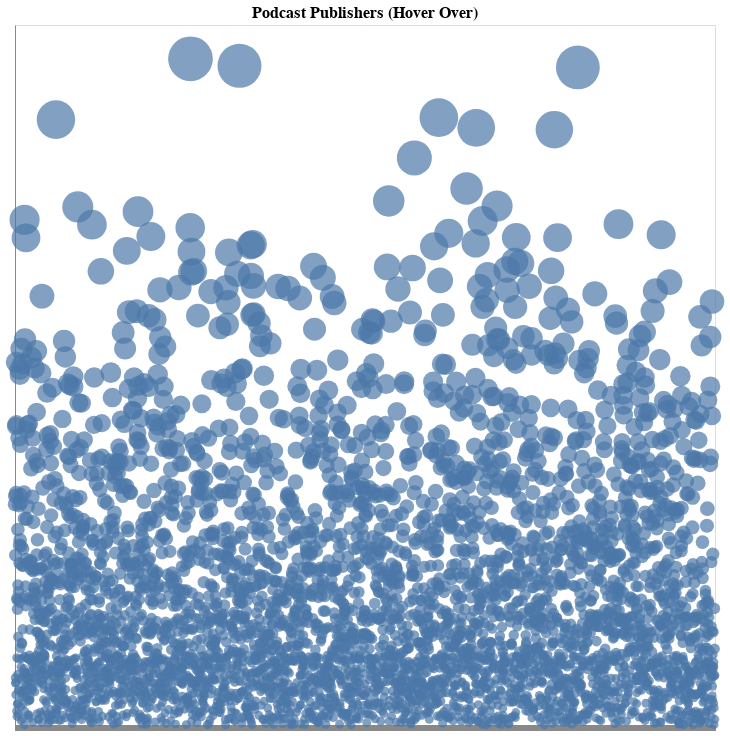

Write notebook code for a chart like this one.
### Code cell
import altair as alt
import pandas as pd
import numpy as np

# Create a scatter plot with circles to represent the categorical table
circle_table = alt.Chart(df_pub.sample(5000)).mark_circle().encode(
    x=alt.X('publisher:O', axis=alt.Axis(labels=False, title='')),
    y=alt.Y('Number of Episodes Jitter:Q', scale=alt.Scale(type='log'), axis=alt.Axis(labels=False, title='')),
    size=alt.Size('CircleSize:Q', scale=alt.Scale(range=[5, 2000]), legend=None),  # Adjust size range as needed
    #color=alt.Color('publisher:N', legend=None),
    color=alt.Color(scale=alt.Scale(scheme='blueorange-8')),
    tooltip=['publisher:N', 'Number of Episodes:Q','Number of Shows:Q']  # Add a tooltip with 'Category' and 'Value'
).properties(
    width=700,
    height=700,
    title='Podcast Publishers (Hover Over)'
).configure_title(
    fontSize=16,
    anchor='middle'
).configure_axis(
    grid=False  # Remove gridlines
).configure_axisY(
    ticks=False
)

circle_table

### Figure 1 — Vega-Lite specification as saved in the notebook (floating-point values rounded to 4 significant figures; data arrays with more than 128 entries replaced by an {"elided": "..."} marker saying what was removed)
{"config": {"view": {"continuousWidth": 300, "continuousHeight": 300}, "axis": {"grid": false}, "axisY": {"ticks": false}, "title": {"anchor": "middle", "fontSize": 16}}, "data": {"name": "data-da5c7de84bb798aafcf1bcc5ba6f6e46"}, "mark": {"type": "circle"}, "encoding": {"color": {"scale": {"scheme": "blueorange-8"}}, "size": {"field": "CircleSize", "legend": null, "scale": {"range": [5, 2000]}, "type": "quantitative"}, "tooltip": [{"field": "publisher", "type": "nominal"}, {"field": "Number of Episodes", "type": "quantitative"}, {"field": "Number of Shows", "type": "quantitative"}], "x": {"axis": {"labels": false, "title": ""}, "field": "publisher", "type": "ordinal"}, "y": {"axis": {"labels": false, "title": ""}, "field": "Number of Episodes Jitter", "scale": {"type": "log"}, "type": "quantitative"}}, "height": 700, "title": "Podcast Publishers (Hover Over)", "width": 700, "$schema": "https://vega.github.io/schema/vega-lite/v5.15.1.json", "datasets": {"data-da5c7de84bb798aafcf1bcc5ba6f6e46": {"elided": "5000 records"}}}
